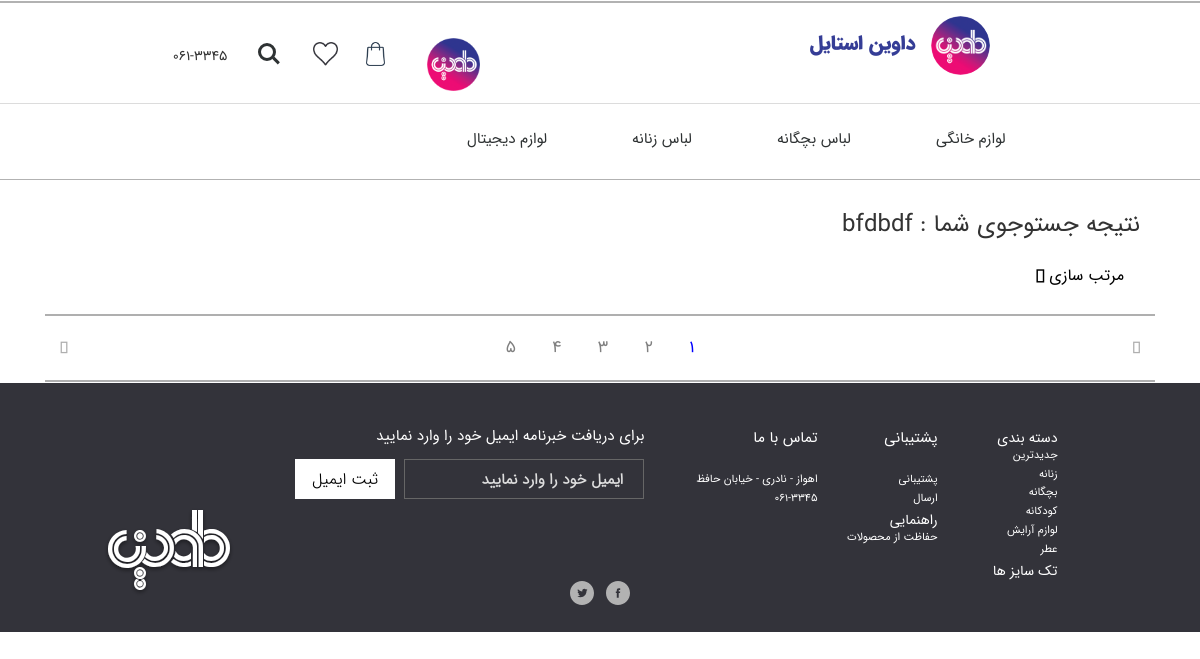
/davinShope/festival.php?festivalId=20190926125618751836, run on the app's committed database.
### tables this page shows
CREATE TABLE IF NOT EXISTS `category` (
  `catId` varchar(20) NOT NULL,
  `catName` varchar(30) NOT NULL,
  `catRegDate` varchar(10) NOT NULL,
  `catRegTime` varchar(8) NOT NULL,
  `catAdminId` varchar(20) NOT NULL,
  `catImg` varchar(20) NOT NULL,
  PRIMARY KEY (`catId`)
);

CREATE TABLE IF NOT EXISTS `festival` (
  `festivalId` varchar(20) NOT NULL,
  `festivalName` varchar(120) NOT NULL,
  `festivalRegDate` varchar(10) NOT NULL,
  `festivalRegTime` varchar(8) NOT NULL,
  `festivalOfferPercentage` varchar(2) NOT NULL,
  `festivalImg` varchar(20) NOT NULL,
  `title` varchar(120) NOT NULL,
  `status` varchar(1) NOT NULL,
  `onOff` varchar(1) NOT NULL,
  PRIMARY KEY (`festivalId`)
);

### davinShope/admin/class/dataBase.php (called while the page is built, shortened)
<?php
    class  dataBase
    {
        public static $dbName = 'davinRasool';
        public static $dbUserName = 'root';
        public static $dbPassword = '';
        public static $dbAddress = 'localHost';
        public static $NUM_ROW = 2;
        public static function connection()
        {
            $connection = mysqli_connect(dataBase::$dbAddress,
                dataBase::$dbUserName,
                dataBase::$dbPassword,
                dataBase::$dbName
            );
            mysqli_set_charset($connection, "utf8");
            return $connection;
        }
        public static function Query($StringQuery,$result=null){
            $query =
                mysqli_query
                (dataBase::connection(),
                    "$StringQuery"
                );
            if($result==dataBase::$NUM_ROW){
                return mysqli_num_rows($query);
            }
            return $query;
        }
}

### davinShope/festival.php (the view, shortened to what this page needs)
<?php
include "inc/header.php";
$id = $_GET['festivalId'];
?>
<div class="col-lg-12 col-md-12 col-sm-12 col-xs-12" id="line92"></div>
<?php
$ca = $db::Query("SELECT * FROM festival WHERE festivalId='$id'");
$fetch = mysqli_fetch_assoc($ca)
?>
<div class="col-lg-12 col-md-12 col-sm-12 col-xs-12" style="margin-top: 1%">
    <div class="container-fluid ioioioioioi">
        <div class="col-lg-9 col-md-9 col-sm-12 col-xs-12" style="width: 100%!important;">
            <div class="col-lg-12 col-md-12 col-sm-12 col-xs-12" style="text-align: right">
                <h3>نتیجه جستوجوی شما : <?php echo $fetch['festivalName'] ?></h3>
                <ul onclick="myFunction()" class="dropbtn">مرتب سازی <i class="fas fa-angle-down"></i>
                </ul>
            </div>
            <div class="col-lg-12 col-md-12 col-sm-12 col-xs-12" style="border-bottom: 2px solid #AFAFAF"></div>
            <div class="col-lg-12 col-md-12 col-sm-12 col-xs-12" style="text-align: center">
                <div>
                    <a href="#" style="float: right;margin-top: 2%"><i class="fas fa-long-arrow-alt-right"
                                                                       style="color:#AFAFAF"></i></a>
                    <a href="#" style="float: left;margin-top: 2%"><i class="fas fa-long-arrow-alt-left"
                                                                      style="color:#AFAFAF"></i></a>
                    <div class="pagination">
                        <a href="#">1</a>
                        <a href="#">2</a>
                        <a href="#">3</a>
                        <a href="#">4</a>
                        <a href="#">5</a>
                    </div>
                </div>
            </div>
            <div class="col-lg-12 col-md-12 col-sm-12 col-xs-12" style="border-bottom: 2px solid #AFAFAF"></div>
        </div>
        <div class="col-lg-3 col-md-3 col-sm-12 col-xs-12" id="mKIngShet">
        </div>
    </div>
</div>
<div class="col-lg  -12 col-md-12 col-sm-12 col-xs-12" id="line232">
    <div class="col-lg-12 col-md-12 col-sm-12 col-xs-12" id="line233"></div>
    <div class="col-lg-1 col-md-1 col-sm-1 col-xs-1"></div>
    <div class="col-lg-6 col-md-6 ">
        <div class="col-lg-11 col-md-11" id="line237">
            <h4 class="footer-title" id="line238">برای دریافت خبرنامه ایمیل خود را وارد نمایید</h4>
            <div style=";padding: 0;">
                <input type="text" placeholder="ایمیل خود را وارد نمایید" class="inputline73">
                <input type="button" value="ثبت ایمیل" class="buttonline73" id="line241">
            </div>
        </div>
    </div>
    <br>
    <div class="col-lg-4 col-md-4 visible-lg visible-md">
        <div class="col-lg-4 col-md-4 ">
            <div class="col-lg-12 col-md-12 " id="line265">
                <ul id="line266">
                    <li id="line267">تماس با ما</li>
                    <li id="line268">اهواز - نادری - خیابان حافظ</li>
                    <li id="line269">061-3345</li>
                </ul>
            </div>
        </div>
        <div class="col-lg-4 col-md-4 ">
            <div class="col-lg-12 col-md-12" id="line275">
                <ul id="line276">
                    <li id="line277">پشتیبانی</li>
                    <li id="line278" onclick="" class="liclick">پشتیبانی</li>
                    <li id="line279" onclick="" class="liclick">ارسال</li>
                    <li id="line280" onclick="" class="liclick">راهنمایی</li>
                    <li id="line281" onclick="" class="liclick">حفاظت از محصولات</li>
                </ul>
            </div>
        </div>
        <div class="col-lg-4 col-md-4 ">
            <div class="col-lg-12 col-md-12" id="line288">
                <ul id="line289">
                    <li id="line290">دسته بندی</li>
                    <li id="line291" onclick="" class="liclick">جدیدترین</li>
                    <li id="line292" onclick="" class="liclick">زنانه</li>
                    <li id="line293" onclick="" class="liclick">بچگانه</li>
                    <li id="line294" onclick="" class="liclick">کودکانه</li>
                    <li id="line295" onclick="" class="liclick">لوازم آرایش</li>
                    <li id="line296" onclick="" class="liclick">عطر</li>
                    <li id="line297" onclick="" class="liclick">تک سایز ها</li>
                </ul>
            </div>
        </div>
    </div>
    <div class="col-lg-1 col-md-1 visible-lg visible-md"></div>
    <div class="col-lg-1 col-md-1 col-sm-1 col-xs-1"></div>
    <div class="col-md-12 col-lg-12 visible-lg visible-md" style="margin-bottom: 20px">
        <div class="col-lg-6 col-md-6">
            <img src="img/davinFooter.svg" id="line350">
            <a href="https://google.com"><img src="img/Twitter%20Icon@1.5x.svg" class="liclick" id="line351"></a>
        </div>
        <div class="col-lg-6 col-md-6">
            <a href="https://google.com"><img src="img/Facebook%20Icon%20@1.5x.svg" class="liclick" id="line354"></a>
        </div>
    </div>
</div>
</body>
</html>

### davinShope/inc/header.php (shortened to what this page needs)
<!DOCTYPE html>
<html lang="en">
<head>
    <link rel="stylesheet" href="css/mystyle2.css">
    <link rel="stylesheet" href="css/Active5.css">
    <link rel="stylesheet" href="https://cdnjs.cloudflare.com/ajax/libs/font-awesome/4.7.0/css/font-awesome.min.css">
    <link href="css/swiper.min.css" rel="stylesheet">
    <link href="css/CSSfnts.css" rel="stylesheet">
    <link href="css/mystyle.css" rel="stylesheet">
    <link href="css/Active4.css" rel="stylesheet">
    <link rel="stylesheet" href="https://use.fontawesome.com/releases/v5.5.0/css/all.css"
>
    <link rel="stylesheet" href="css/css.css">
    <link rel="stylesheet" href="css/style.css">
    <link rel="stylesheet" href="css/mestyle.css">
    <link rel="stylesheet" href="css/css.css">
</head>
<body>
<div class="col-xl-12 col-lg-12 col-md-12 col-sm-12 col-xs-12" style="    margin: 0;
    padding: 0;overflow: hidden">
    <div class="col-lg-12 col-md-12 col-sm-12 col-xs-12" style="padding-left: 0;padding-right: 0">
        <div class="col-lg-1 col-md-1 visible-lg visible-md"></div>
        <div class="col-lg-3 col-md-3 visible-lg visible-md" id="line27">
            <div class="col-lg-5 col-md-5 col-sm-12 col-xs-12" id="line28">
                <p>061-3345</p>
            </div>
            <div class="col-lg-7 col-md-7 col-sm-8 col-xs-8" id="line31">
                <a href="ShoppingBoX.php"><img src="img/bag@2x.png" class="imgline32"></a>
                <a href="favoraite.html"> <img src="img/heart@2x.png" class="imgline32"></a>
                <li><a class="cd-search-trigger" href="#cd-search"><span></span></a></li>
            </div>
        </div>
        <div class="col-md-3 col-lg-3 visible-lg visible-md" id="line37">
            <?php
        include "admin/class/dataBase.php";
        $db = new dataBase();
        if(isset($_SESSION['loginUser']) && $_SESSION['loginUser']==true) {
            $username = $_SESSION['userId'];
            $select = $db::Query("SELECT * FROM user WHERE userId='$username'");
            $row = mysqli_fetch_assoc($select);
            echo '<a href="EditProfile.html">
                <div class="col-lg-6 col-md-6 col-sm-12 col-xs-12" id="line38">
                    <p id="line39">'.$row['userName'].' ، خوش آمدید</p>
                </div>
                </a>'?>
                <?php }else{
                echo '<a href="Login.php">
                <div class="col-lg-6 col-md-6 hidden-sm hidden-xs" ID="line41">
                    <img src="img/logo.png" id="line42">
                </div>
            </a>';
            ?>
            <?php } ?>
        </div>
        <div class="col-lg-4 col-md-4 visible-lg visible-md">
            <a href="index.php">
                <div id="line46">
                    <img src="img/logo.png" ID="line47">
                    <h4 id="line48">داوین استایل</h4>
                </div>
            </a>
        </div>
        <div class="col-lg-1 col-md-1 visible-lg visible-md"></div>
    </div>
    <div class="col-lg-12 col-md-12 col-sm-12 col-xs-12" id="line75"></div>
    <div class="col-lg-12 col-md-12 col-sm-12 col-xs-12">
        <nav class="cd-nav">
            <ul id="cd-primary-nav" class="cd-primary-nav is-fixed">
                <?php
                $cat = $db::Query("SELECT * FROM category");
                while ($fetch = mysqli_fetch_assoc($cat)){
                    ?>
                    <li class="has-children">
                        <a style="text-decoration: none" href="#"><?php echo $fetch['catName']?></a>
                    </li>
                    <?php
                }
                ?>
            </ul>
        </nav>
    </div>

### davinShope/css/Active5.css (style rules this page uses)
body { text-align: right; direction: rtl; font-family: IRANSANSFANNUMUlFaNum !important; }
input[placeholder] { font-family: IRANSANSFANNUMUlFaNum !important; }
.inputline73 { direction: rtl; background-color: #33333A; border: solid 1px #666666; width: 370px; height: 40px; padding-right: 20px; padding-left: 20px; color: white; outline: none; direction: ltr; }
.buttonline73 { height: 40px; width: 180px; cursor: pointer; color: #33333A; }
.inputline73::placeholder { color: #bdbdbd; }
@media screen and (min-width: 991px) and (max-width: 1294px) { .inputline73 { width: 240px !important; } }
@media screen and (min-width: 991px) and (max-width: 1294px) { .buttonline73 { width: 100px !important; } }
@media screen and (min-width: 991px) and (max-width: 1294px) { .inputline73 { margin-left: 0 !important; } }
@media screen and (min-width: 991px) and (max-width: 1294px) { .footer-title { font-size: 15px !important; } }
.liclick { cursor: pointer; }
.imgline32 { height: 3vh; }
#line27 { margin-top: 2% }
#line28 { margin-top: 2%; padding-right: 0; }
#line31 { padding-top: 0.5%; padding-left: 0; padding-right: 0; }
#line37 { padding-top: 0.5%; }
#line41 { padding-left: 5px; }
#line42 { width: 32px; border-radius: 0; float: left; padding-top: 14%; }
#line46 { text-align: center; }
#line47 { width: 16%; border-radius: 50%; }
#line48 { color: #353D96; display: inline; padding-right: 3%; font-family: IRANSANSFANNUMblack !important; font-weight: bold; font-size: 20px; }
#line75 { border-bottom: 1px solid #DCDCDC; margin-top: 1%; }
#line92 { border-bottom: 1px solid #b2b2b2; }
#line232 { background-color: #33333A; padding-bottom: 30px; }
#line233 { height: 45px; }
#line237 { margin: auto; float: none; }
#line238 { margin-bottom: 15px; margin-top: 0; color: white; font-size: 18px; }
#line241 { margin-right: 5px; }
#line265 { padding: 0; }
#line266 { color: white; list-style-type: none; margin: 0; padding: 0; }
#line267 { padding-bottom: 3px; margin-bottom: 20px; font-size: 1.25vw; }
#line268 { padding-bottom: 3px; font-size: 0.92vw;; width: 140%; }
#line269 { padding-bottom: 3px; font-size: 0.92vw; }
#line275 { padding: 0; }
#line276 { color: white; list-style-type: none; margin: 0; padding: 0; }
#line277 { padding-bottom: 3px; margin-bottom: 20px; font-size: 1.25vw; }
#line278 { padding-bottom: 3px; font-size: 0.92vw; }
#line279 { padding-bottom: 3px; font-size: 0.92vw; }
#line281 { padding-bottom: 3px; font-size: 0.92vw;; width: 110%; }
#line288 { padding: 0; }
#line289 { color: white; list-style-type: none; margin: 0; padding: 0; }
#line291 { padding-bottom: 3px; font-size: 0.92vw; }
#line292 { padding-bottom: 3px; font-size: 0.92vw; }
#line293 { padding-bottom: 3px; font-size: 0.92vw; }
#line294 { padding-bottom: 3px; font-size: 0.92vw; }
#line295 { padding-bottom: 3px; font-size: 0.92vw; }
#line296 { padding-bottom: 3px; font-size: 0.92vw; }
#line350 { position: absolute; left: 13%; top: -73px; }
#line351 { color: #B1B1B1; font-size: 25px; position: absolute; right: 1% }
#line354 { color: #B1B1B1; font-size: 25px; position: absolute; left: 1%; }
.pagination { display: inline-block; }
body { text-align: right; direction: rtl; }
.pagination a { color: grey; padding: 8px 16px; text-decoration: none; }
#line241 { border: none; background: #ffffff; color: black; font-family: IRANSANSFANNUMlight !important; }
.inputline73::placeholder { font-size: 15px; font-family: IRANSANSFANNUMlight !important; color: #dedede; font-weight: 700; }
.inputline73 { border: 1px solid #666666; }
#mKIngShet { padding-right: 5%; }
.pagination > a { font-size: 17px; }
.pagination > a:nth-child(1) { color: blue; }
.dropbtn { width: 40%; padding: 16px; font-size: 16px; border: none; cursor: pointer; background-color: #ffffff; color: black; }
#line31 { display: grid; grid-template-columns: 30% 30% 30%; }
.cd-search-trigger { position: relative; display: block; width: 44px; height: 44px; overflow: hidden; white-space: nowrap; color: transparent; z-index: 3; top: -10px; }
#line31 > li { list-style: none; }
.inputline73 { text-align: right; direction: rtl; }
input { line-height: normal; font-size: 100%; margin: 0; vertical-align: baseline; *vertical-align: middle; }

### davinShope/css/css.css (style rules this page uses)
* , body , body:before , body:after , *:after ,*:before , html , html:before , html:after { margin: 0; padding: 0; font-family: IRANSANSFANNUMUlFaNum !important; }

### data on the page
category: catName "لوازم دیجیتال"
category: catName "لباس زنانه"
category: catName "لباس بچگانه"
category: catName "لوازم خانگی"
festival: festivalName "bfdbdf"
